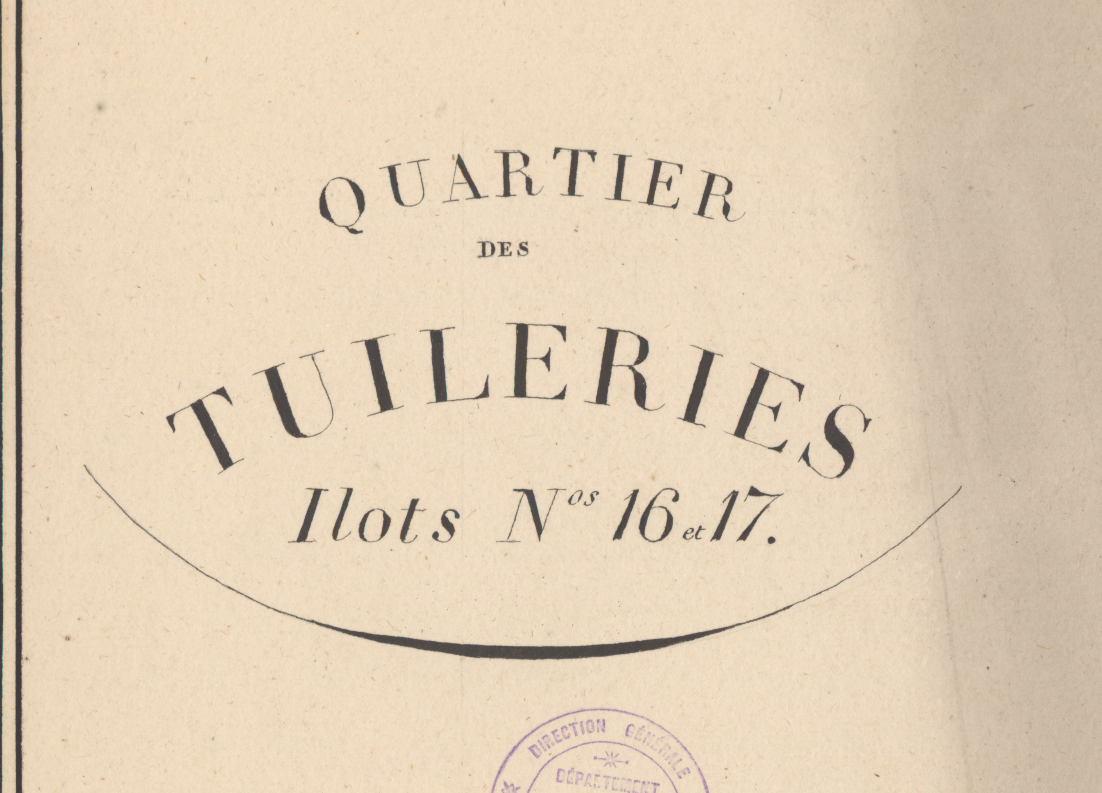
#> input picture Labwork 2/Resource/cadastre1.png, 1102 x 793 px
$ python Text_Extraction.py
#> lines starting #> are read from the running program, lines starting #| are printed output that depends on the picture; after the words box and inside, x2 and y2 are one past the last pixel; in counts of white or black regions, pixels touching at a corner belong together
import cv2 as cv
import sys
from matplotlib import pyplot as plt

cadastre1 = cv.imread(cv.samples.findFile("Resource/cadastre1.png"), cv.IMREAD_GRAYSCALE)
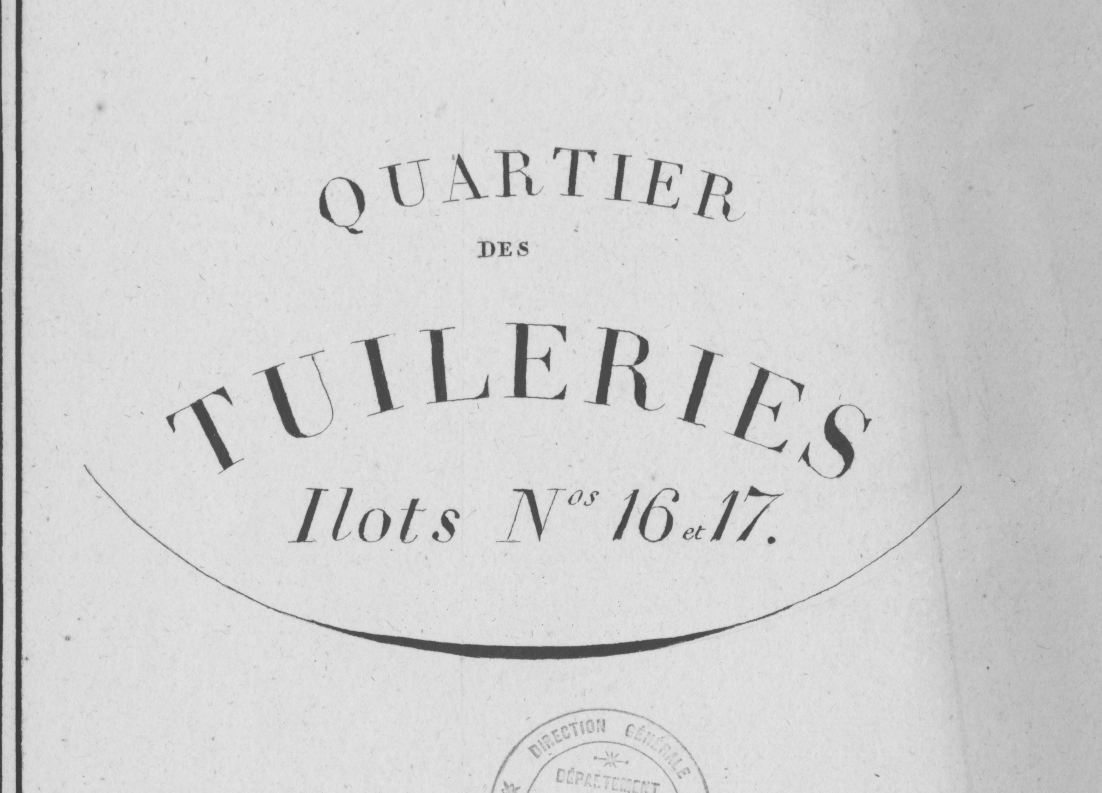
#> cadastre1: shape (793, 1102); min 56, max 237, mean 209.4

ret, thresh_cadastre1 = cv.threshold(cadastre1, 120, 255, cv.THRESH_BINARY) #To compare with Otsu method
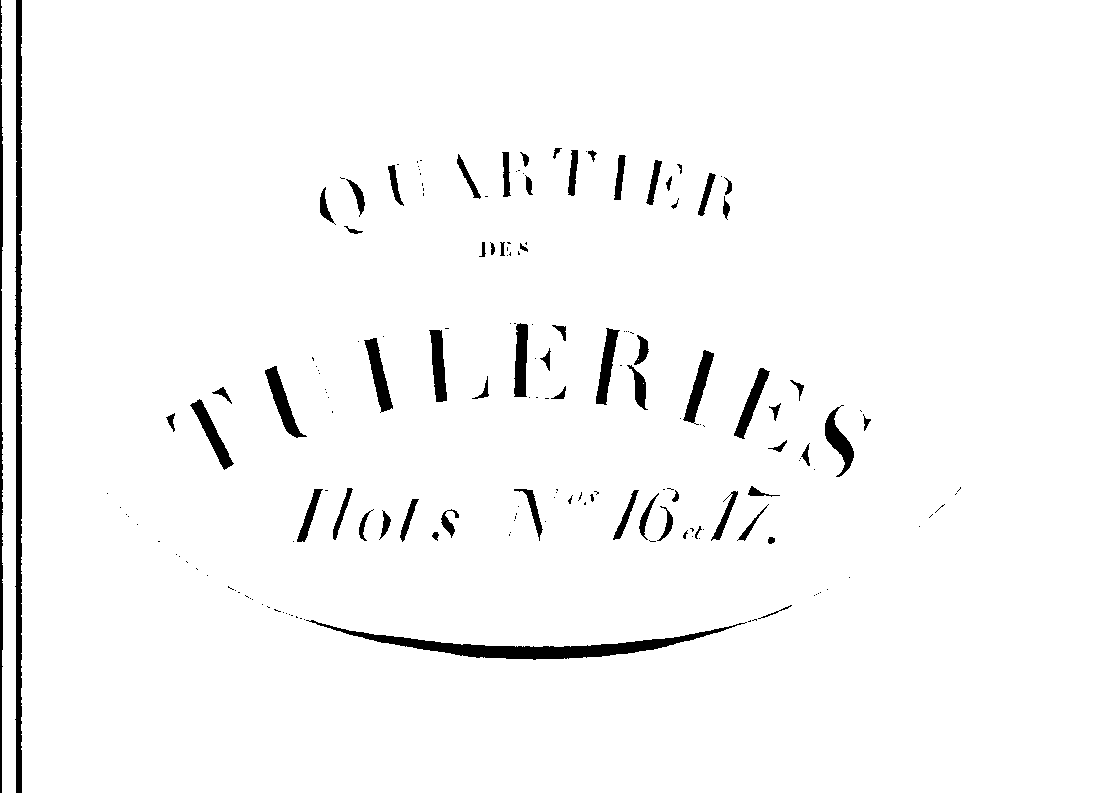
#> thresh_cadastre1: shape (793, 1102); 97.1% white; 183 black regions (115 under 20 px), largest, box (x1, y1, x2, y2) and area: (15, 0, 22, 793) 4547, (306, 620, 747, 660) 3774, (0, 0, 3, 793) 1805
ret, thresh_cadastre1_otsu = cv.threshold(cadastre1, 0, 255, cv.THRESH_BINARY+cv.THRESH_OTSU)
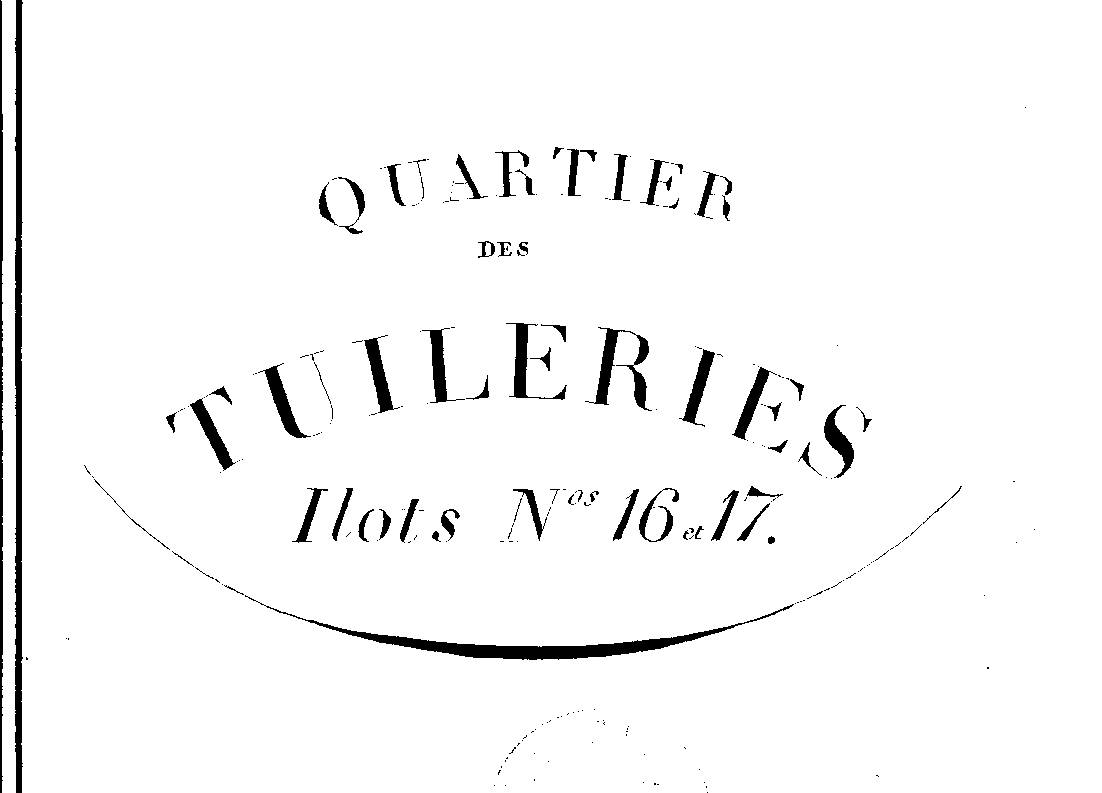
#> thresh_cadastre1_otsu: shape (793, 1102); 96.6% white; 254 black regions (183 under 20 px), largest, box (x1, y1, x2, y2) and area: (15, 0, 23, 793) 5036, (245, 595, 794, 660) 4247, (0, 0, 3, 793) 2030
#> ret = 150
plt.hist(cadastre1.ravel(), 256, [0, 256]) #To plot a histogram to determine the method
plt.show()
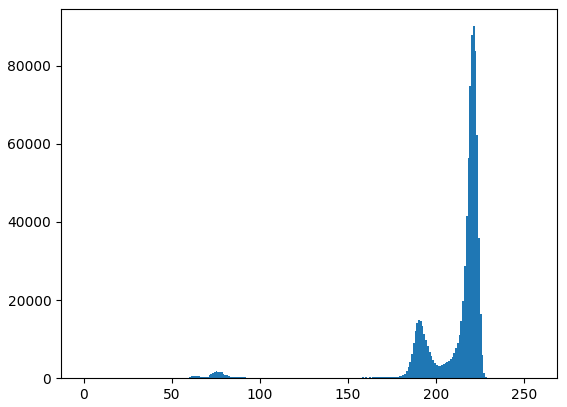
#> figure drawn by matplotlib, 1 panel; tallest bar 90063 high, from x = 221 to 222

cv.imshow("Arbitrary", thresh_cadastre1)
cv.imshow("Otsu", thresh_cadastre1_otsu)

key = cv.waitKey(0)
#> (key q is pressed here)
if key == ord("q"):
    sys.exit()
#> (the program exits here)
